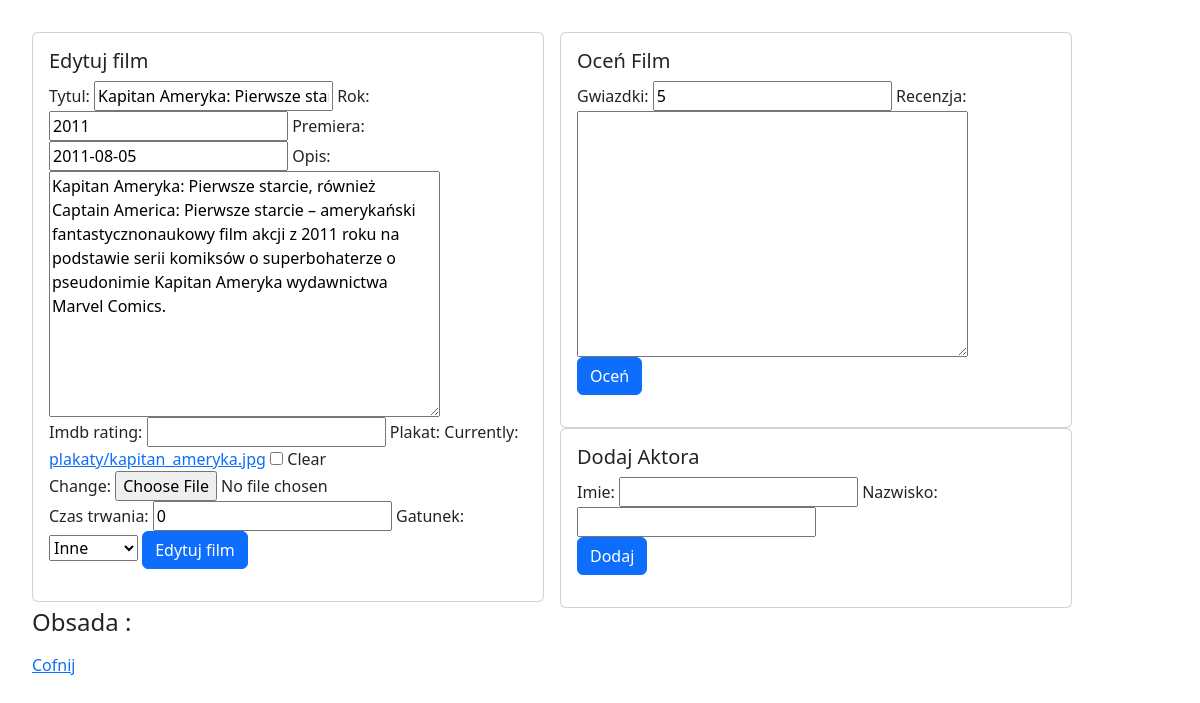
Page /filmy/edytuj/2 (signed in) on the earlier database version.
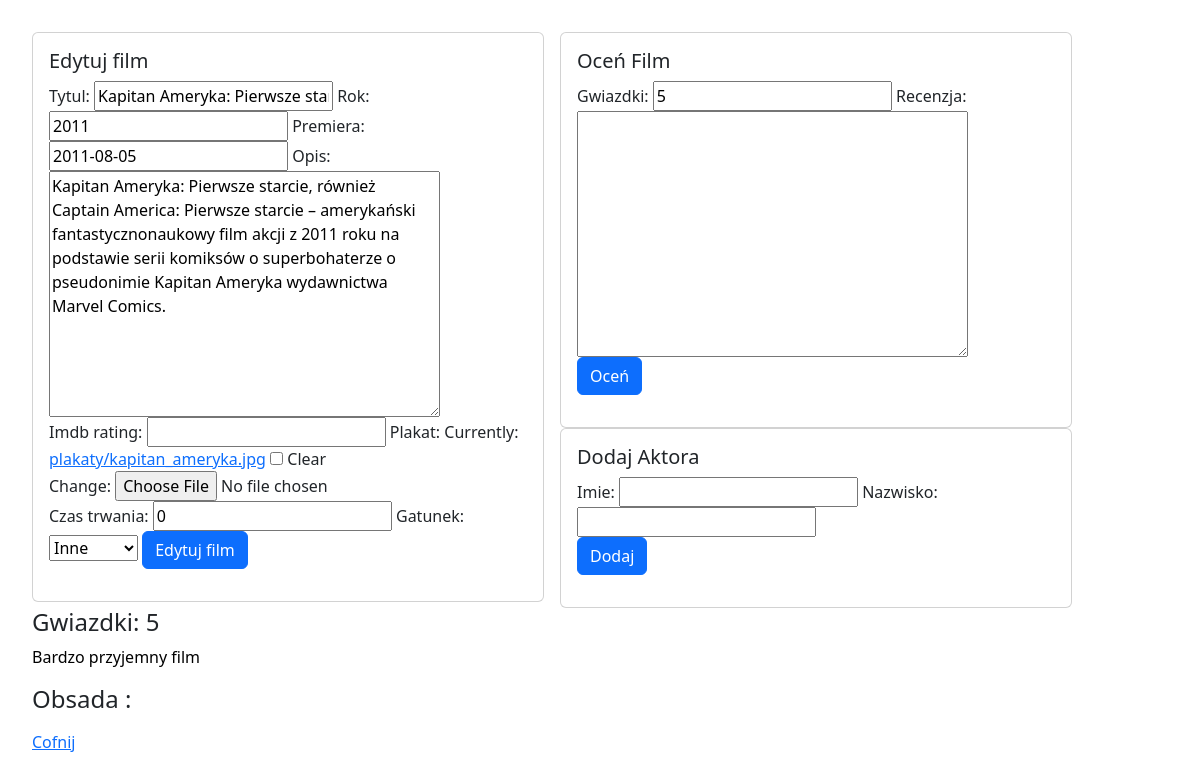
Same page on the later database version.
### filmyweb/models.py (models this page shows)
class Ocena(models.Model):
    recenzja = models.TextField(default="", blank=True)
    gwiazdki = models.PositiveSmallIntegerField(default=5)
    film = models.ForeignKey(Film, on_delete=models.CASCADE)

### filmyweb/views.py (the view)
# urls.py: path('edytuj/<int:id>',edytuj_film , name="edytuj_film"),
@login_required
def edytuj_film(request,id):
    film = get_object_or_404(Film,pk=id)
    oceny = Ocena.objects.filter(film=film)
    aktorzy = film.aktorzy.all()
    try:
        dodatkowe = DodatkoweInfo.objects.get(film=film.id)
    except DodatkoweInfo.DoesNotExist:
        dodatkowe = None
    form_film = FilmForm(request.POST or None, request.FILES or None, instance=film)
    form_dodatkowe = DodatkoweInfoForm(request.POST or None, instance=dodatkowe)
    form_ocena = OcenaForm(request.POST or None)
    form_aktor = AktorForm(request.POST or None, instance=film)
    if request.method =='POST':
        if 'gwiazdki' in request.POST:
            ocena = form_ocena.save(commit=False)
            ocena.film = film
            ocena.save()
    if request.method =='POST':
        if 'imie' and 'nazwisko' in request.POST:
            aktor = form_aktor.save(commit=False)
            aktor.film = film
            aktor.save()
    if all((form_film.is_valid(), form_dodatkowe.is_valid())):
        film = form_film.save(commit=False)
        dodatkowe = form_dodatkowe.save()
        film.dodatkowe = dodatkowe
        film.save()
        return redirect(wszystkie_filmy)
    return render(request,'nowy_film.html',{'form':form_film, 'form_dodatkowe':form_dodatkowe,'oceny': oceny,'form_ocena':form_ocena,'aktorzy':aktorzy,'form_aktor': form_aktor,'nowy':False})

### filmyweb/forms.py
class FilmForm(ModelForm):
    class Meta:
        model = Film
        fields = ['tytul','rok','premiera','opis','imdb_rating','plakat']

class DodatkoweInfoForm(ModelForm):
    class Meta:
        model = DodatkoweInfo
        fields = ['czas_trwania','gatunek']

### templates/nowy_film.html (shortened to what this page needs)
{%extends 'glowny.html'%}
{% load bootstrap %}
{% block strona %}
    <div class="card" style="width: 32rem; float: left; margin-right: 1rem;">
        <div class="card-body">
            {%if nowy%}
                <h5 class="card-title">Dodaj film </h5>
                {% else %}
                    <h5 class="card-title">Edytuj film </h5>
                {% endif %}
            <form method="post" enctype="multipart/form-data">
        {{form | bootstrap}}
        {{form_dodatkowe | bootstrap}}
                {%if nowy%}
                <br><button type="submit"class="btn btn-primary">Nowy film</button>
                {% else %}
                    <button type="submit"class="btn btn-primary">Edytuj film</button>
                {% endif %}
    </form>
        </div>
    </div>
    <div class="card" style="width: 32rem; float: left; margin-right: 1rem;">
        <div class="card-body">
            <h5 class="card-title">Oceń Film</h5>
            <form method="post" enctype="multipart/form-data">
                {{form_ocena | bootstrap}}
                <br><button type="submit"class="btn btn-primary">Oceń</button>
            </form>
        </div>
    </div>
    <div class="card" style="width: 32rem; float: left; margin-right: 1rem;">
        <div class="card-body">
            <h5 class="card-title">Dodaj Aktora</h5>
            <form method="post" enctype="multipart/form-data">
                {{form_aktor | bootstrap}}
                <br><button type="submit"class="btn btn-primary">Dodaj</button>
            </form>
        </div>
    </div>
    {%for ocena in oceny%}
        <h4>Gwiazdki: {{ocena.gwiazdki}}</h4>
        <p>{{ocena.recenzja}}</p>
    {%endfor%}
    <h4>Obsada :</h4>
    <a href="{% url 'wszystkie_filmy' %} ">Cofnij</a>
{% endblock %}

Differences in the rows shown:
added Ocena: gwiazdki "5", recenzja "Bardzo przyjemny film"
